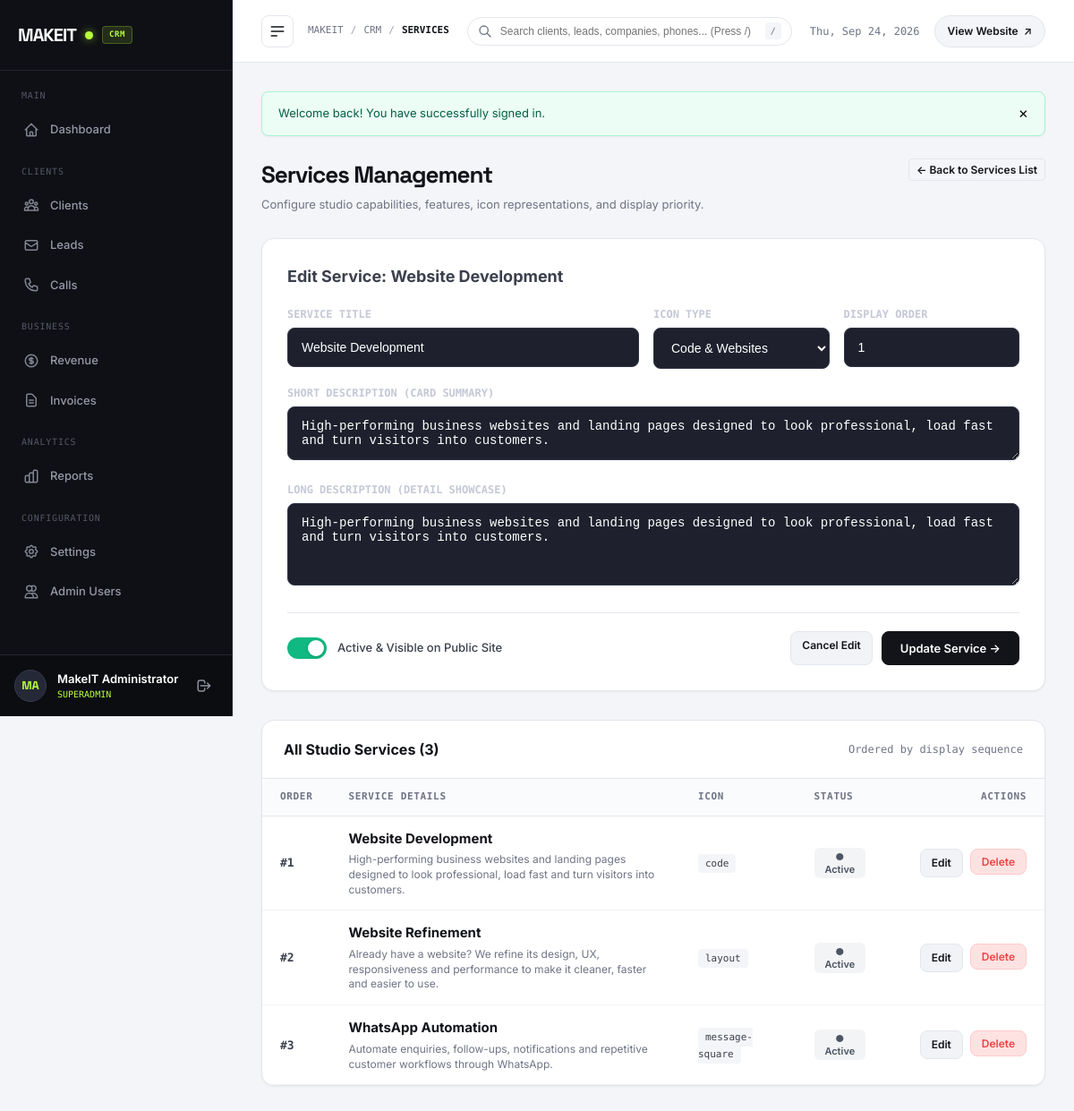
The page /admin/services.php?edit=1 (signed in) on the database its author committed.
### tables this page shows
CREATE TABLE `services` (
  `id` INT UNSIGNED NOT NULL AUTO_INCREMENT,
  `title` VARCHAR(150) NOT NULL,
  `slug` VARCHAR(150) NOT NULL,
  `short_description` VARCHAR(300) NOT NULL,
  `long_description` TEXT NULL,
  `icon` VARCHAR(100) NOT NULL DEFAULT 'code',
  `features` TEXT NULL,
  `display_order` INT NOT NULL DEFAULT 0,
  `status` ENUM('published', 'draft') NOT NULL DEFAULT 'published',
  `created_at` DATETIME NOT NULL DEFAULT CURRENT_TIMESTAMP,
  `updated_at` DATETIME NOT NULL DEFAULT CURRENT_TIMESTAMP ON UPDATE CURRENT_TIMESTAMP,
  PRIMARY KEY (`id`),
  UNIQUE KEY `uk_services_slug` (`slug`),
  KEY `idx_services_status_order` (`status`, `display_order`)
);

### admin/services.php (called while the page is built, shortened)
<?php
require __DIR__ . '/pages/services.php';

### config/database.php (called while the page is built, shortened)
<?php
final class Database
{
    private static ?self $instance = null;
    private ?PDO $pdo = null;
    private function __construct()
    {
        $dsn = sprintf(
            'mysql:host=%s;port=%d;dbname=%s;charset=%s',
            DB_HOST,
            DB_PORT,
            DB_NAME,
            DB_CHARSET
        );
        $options = [
            PDO::ATTR_ERRMODE            => PDO::ERRMODE_EXCEPTION,
            PDO::ATTR_DEFAULT_FETCH_MODE => PDO::FETCH_ASSOC,
            PDO::ATTR_EMULATE_PREPARES   => false,
            PDO::ATTR_PERSISTENT         => false,
            PDO::ATTR_TIMEOUT            => 1,
        ];
        try {
            $this->pdo = new PDO($dsn, DB_USER, DB_PASS, $options);
            $this->pdo->exec("SET NAMES " . DB_CHARSET . " COLLATE utf8mb4_unicode_ci");
            $this->ensureSchema();
        } catch (PDOException $e) {
            $this->connectionError = $e->getMessage();
            $sqlitePath = dirname(__DIR__) . '/database/makeit.sqlite';
            $initScript = dirname(__DIR__) . '/database/init_sqlite.php';
            if (file_exists($initScript)) {
                require_once $initScript;
                try {
                    $this->pdo = init_sqlite_database($sqlitePath);
                } catch (\Throwable $sqliteEx) {
                    $this->pdo = null;
                    error_log("SQLite Fallback Notice: " . $sqliteEx->getMessage());
                }
            } else {
                $this->pdo = null;
            }
            error_log("MySQL Connection Notice: " . $e->getMessage());
        }
    }
    private function ensureSchema(): void
    {
        try {
            $driver = $this->pdo->getAttribute(PDO::ATTR_DRIVER_NAME);
            if ($driver === 'mysql') {
                $invCols = $this->pdo->query("SHOW COLUMNS FROM invoices")->fetchAll(PDO::FETCH_COLUMN);
                $revCols = $this->pdo->query("SHOW COLUMNS FROM revenue")->fetchAll(PDO::FETCH_COLUMN);
                $leadCols = $this->pdo->query("SHOW COLUMNS FROM leads")->fetchAll(PDO::FETCH_COLUMN);
                $callCols = $this->pdo->query("SHOW COLUMNS FROM calls")->fetchAll(PDO::FETCH_COLUMN);
            }
        } catch (\Throwable $ex) {
            error_log("Schema auto-migration notice: " . $ex->getMessage());
        }
    }
    public static function getInstance(): self
    {
        if (self::$instance === null) {
            self::$instance = new self();
        }
        return self::$instance;
    }
    public function query(string $sql, array $params = []): PDOStatement
    {
        $stmt = $this->pdo->prepare($sql);
        $stmt->execute($params);
        return $stmt;
    }
    public function fetchAll(string $sql, array $params = []): array
    {
        $stmt = $this->query($sql, $params);
        return $stmt->fetchAll();
    }
}

### includes/security.php (called while the page is built, shortened)
<?php
function e(mixed $value): string
{
    return htmlspecialchars((string)$value, ENT_QUOTES | ENT_HTML5, 'UTF-8');
}

### admin/pages/services.php (the view, shortened to what this page needs)
<?php
$db = Database::getInstance();
$services = [];
try {
    $services = $db->fetchAll("SELECT * FROM services ORDER BY display_order ASC, id ASC");
} catch (\Throwable $e) {
    error_log("Services fetch notice: " . $e->getMessage());
}
$editingService = null;
$editId = (int)($_GET['edit'] ?? 0);
if ($editId > 0) {
    foreach ($services as $s) {
        if ((int)$s['id'] === $editId) {
            $editingService = $s;
            break;
        }
    }
}
require_once dirname(__DIR__) . '/includes/admin_header.php';
?>
  <div class="page-header">
    <div>
      <h1 class="page-title">Services Management</h1>
      <p class="page-subtitle">Configure studio capabilities, features, icon representations, and display priority.</p>
    </div>
    <div>
      <?php if ($editingService): ?>
        <a href="services.php" class="btn-action">&larr; Back to Services List</a>
      <?php else: ?>
        <a href="#serviceModal" class="btn-primary-admin" id="btnOpenCreateModal">
          + Add New Service
        </a>
      <?php endif; ?>
    </div>
  </div>
  <div class="data-card" style="padding: 28px; margin-bottom: 32px; <?= $editingService ? '' : 'display: none;' ?>" id="serviceFormCard">
    <div style="display: flex; align-items: center; justify-content: space-between; margin-bottom: 20px;">
      <h2 style="font-size: 18px; font-weight: 700; margin: 0;">
        <?= $editingService ? 'Edit Service: ' . e($editingService['title']) : 'Create New Service' ?>
      </h2>
    </div>
    <form method="POST" action="services.php" class="admin-form">
      <div style="display: grid; grid-template-columns: 2fr 1fr 1fr; gap: 16px;">
        <div class="admin-form-group">
          <label for="title" class="admin-form-label">Service Title</label>
          <input
            type="text"
            id="title"
            name="title"
            class="admin-form-input"
            required
            placeholder="e.g. Websites"
            value="<?= e($editingService['title'] ?? '') ?>"
          />
        </div>
        <div class="admin-form-group">
          <label for="icon" class="admin-form-label">Icon Type</label>
          <select id="icon" name="icon" class="admin-form-input">
            <option value="code" <?= ($editingService['icon'] ?? '') === 'code' ? 'selected' : '' ?>>Code & Websites</option>
          </select>
        </div>
        <div class="admin-form-group">
          <label for="display_order" class="admin-form-label">Display Order</label>
          <input
            type="number"
            id="display_order"
            name="display_order"
            class="admin-form-input"
            min="0"
            value="<?= (int)($editingService['display_order'] ?? (count($services) + 1)) ?>"
          />
        </div>
      </div>
      <div class="admin-form-group">
        <label for="short_description" class="admin-form-label">Short Description (Card Summary)</label>
        <textarea
          id="short_description"
          name="short_description"
          rows="2"
          class="admin-form-input"
          required
          placeholder="High-performing websites and landing pages designed to make your business stand out."
        ><?= e($editingService['short_description'] ?? '') ?></textarea>
      </div>
      <div class="admin-form-group">
        <label for="long_description" class="admin-form-label">Long Description (Detail Showcase)</label>
        <textarea
          id="long_description"
          name="long_description"
          rows="4"
          class="admin-form-input"
          placeholder="We construct scalable web platforms with clean, semantic markup..."
        ><?= e($editingService['long_description'] ?? '') ?></textarea>
      </div>
      <div style="display: flex; align-items: center; justify-content: space-between; margin-top: 24px; padding-top: 20px; border-top: 1px solid var(--border-light);">
        <div style="display: flex; align-items: center; gap: 12px;">
          <label class="switch-toggle">
            <span class="switch-slider"></span>
          </label>
          <span style="font-size: 13px; font-weight: 500;">Active & Visible on Public Site</span>
        </div>
        <div style="display: flex; gap: 10px;">
          <?php if ($editingService): ?>
            <a href="services.php" class="btn-edit-admin">Cancel Edit</a>
          <?php endif; ?>
          <button type="submit" class="btn-primary-admin">
            <?= $editingService ? 'Update Service &rarr;' : 'Create Service &rarr;' ?>
          </button>
        </div>
      </div>
    </form>
  </div>
  <div class="data-card">
    <div class="data-card-header">
      <h2 class="data-card-title">All Studio Services (<?= count($services) ?>)</h2>
      <span style="font-size: 12px; color: var(--text-muted); font-family: 'DM Mono', monospace;">
        Ordered by display sequence
      </span>
    </div>
    <div class="table-responsive">
      <?php if (empty($services)): ?>
        <div class="empty-state">No services registered yet. Click "+ Add New Service" above.</div>
      <?php else: ?>
        <table class="admin-table">
          <thead>
            <tr>
              <th style="width: 70px;">Order</th>
              <th>Service Details</th>
              <th>Icon</th>
              <th>Status</th>
              <th style="text-align: right; width: 180px;">Actions</th>
            </tr>
          </thead>
          <tbody>
            <?php foreach ($services as $s): ?>
              <tr>
                <td style="font-family: 'DM Mono', monospace; font-weight: 600;">
                  #<?= (int)$s['display_order'] ?>
                </td>
                <td>
                  <strong style="font-size: 15px; color: var(--text-dark);"><?= e($s['title']) ?></strong>
                  <div style="font-size: 12px; color: var(--text-muted); max-width: 520px; margin-top: 4px; line-height: 1.4;">
                    <?= e($s['short_description']) ?>
                  </div>
                </td>
                <td>
                  <span style="font-family: 'DM Mono', monospace; font-size: 11px; background: var(--main-bg); padding: 4px 8px; border-radius: 4px;">
                    <?= e($s['icon']) ?>
                  </span>
                </td>
                <td>
                  <form method="POST" action="services.php" style="display: inline;">
                    <button
                      type="submit"
                      class="status-pill <?= $s['status'] === 'published' ? 'status-closed' : 'status-contacted' ?>"
                      title="Click to toggle status"
                      style="cursor: pointer;"
                    >
                      <?= $s['status'] === 'published' ? '● Active' : '○ Inactive' ?>
                    </button>
                  </form>
                </td>
                <td style="text-align: right;">
                  <div style="display: inline-flex; gap: 8px;">
                    <a href="services.php?edit=<?= (int)$s['id'] ?>" class="btn-edit-admin">
                      Edit
                    </a>
                    <form method="POST" action="services.php" style="display: inline;">
                      <button
                        type="submit"
                        class="btn-danger-admin"
                        data-confirm="Are you sure you want to permanently delete the '<?= e($s['title']) ?>' service? This will remove it from the public homepage."
                        data-confirm-title="Delete Service"
                        data-confirm-btn="Yes, Delete"
                      >
                        Delete
                      </button>
                    </form>
                  </div>
                </td>
              </tr>
            <?php endforeach; ?>
          </tbody>
        </table>
      <?php endif; ?>
    </div>
  </div>
<?php require_once dirname(__DIR__) . '/includes/admin_footer.php'; ?>

### rows shown on the page
services: title "Website Development", icon "Code & Websites", display_order "1", short_description "High-performing business websites and landing pages designed to look professional, load fast and turn visitors into customers.", long_description "High-performing business websites and landing pages designed to look professional, load fast and turn visitors into customers.", icon "code", status "● Active"
services: display_order "2", title "Website Refinement", short_description "Already have a website? We refine its design, UX, responsiveness and performance to make it cleaner, faster and easier to use.", icon "layout", status "● Active"
services: display_order "3", title "WhatsApp Automation", short_description "Automate enquiries, follow-ups, notifications and repetitive customer workflows through WhatsApp.", icon "message-square", status "● Active"

### other values the page prints
$initials "MA"
$adminName "MakeIT Administrator"
$currentAdmin['role'] "SUPERADMIN"
$breadcrumb "SERVICES"
$msg "Welcome back! You have successfully signed in."
count($services) "3"
